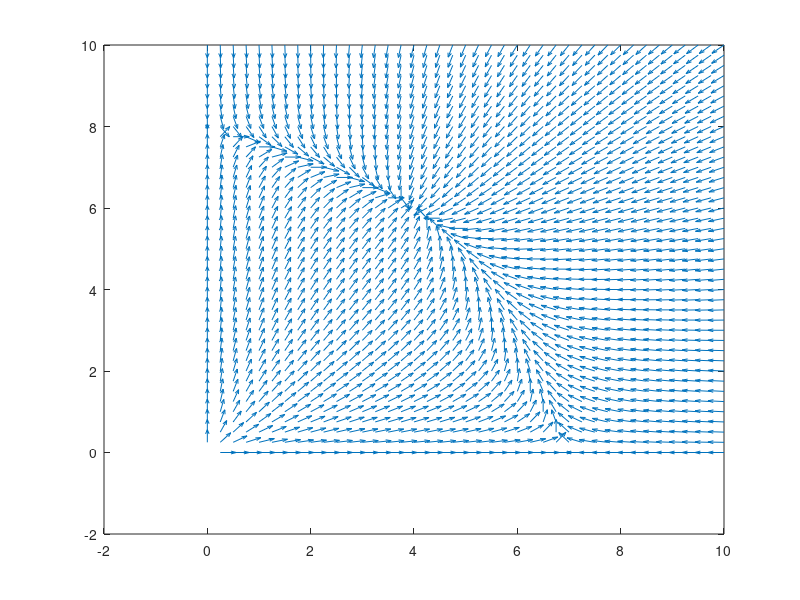

Source code (MATLAB):
[x,y] = meshgrid(0:0.25:10);
dx = 14*x - 2*x.^2 - x.*y;
dy = 16*y - 2*y.^2 - x.*y;
r = ( dx.^2 + dy.^2 ).^0.5;
px = dx./r;
py = dy./r;
quiver(x,y,px,py);